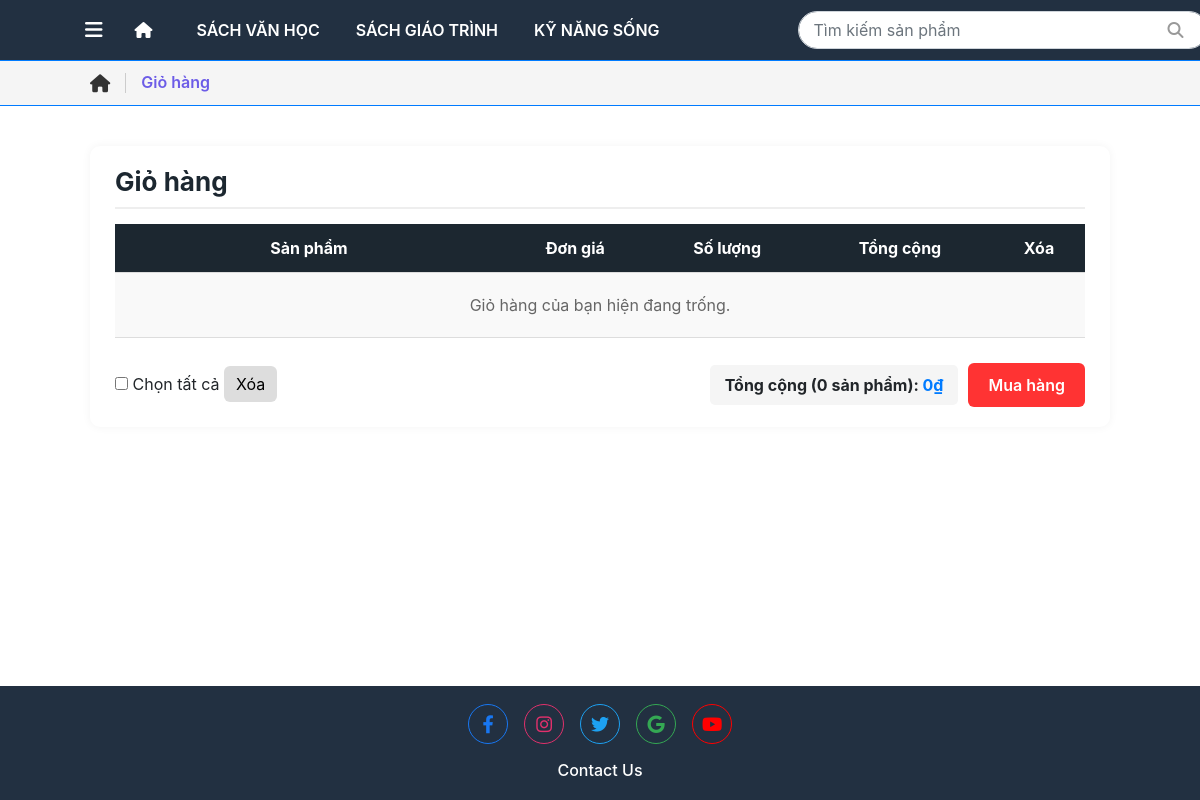
The app's page /cart/ (signed in), older data.
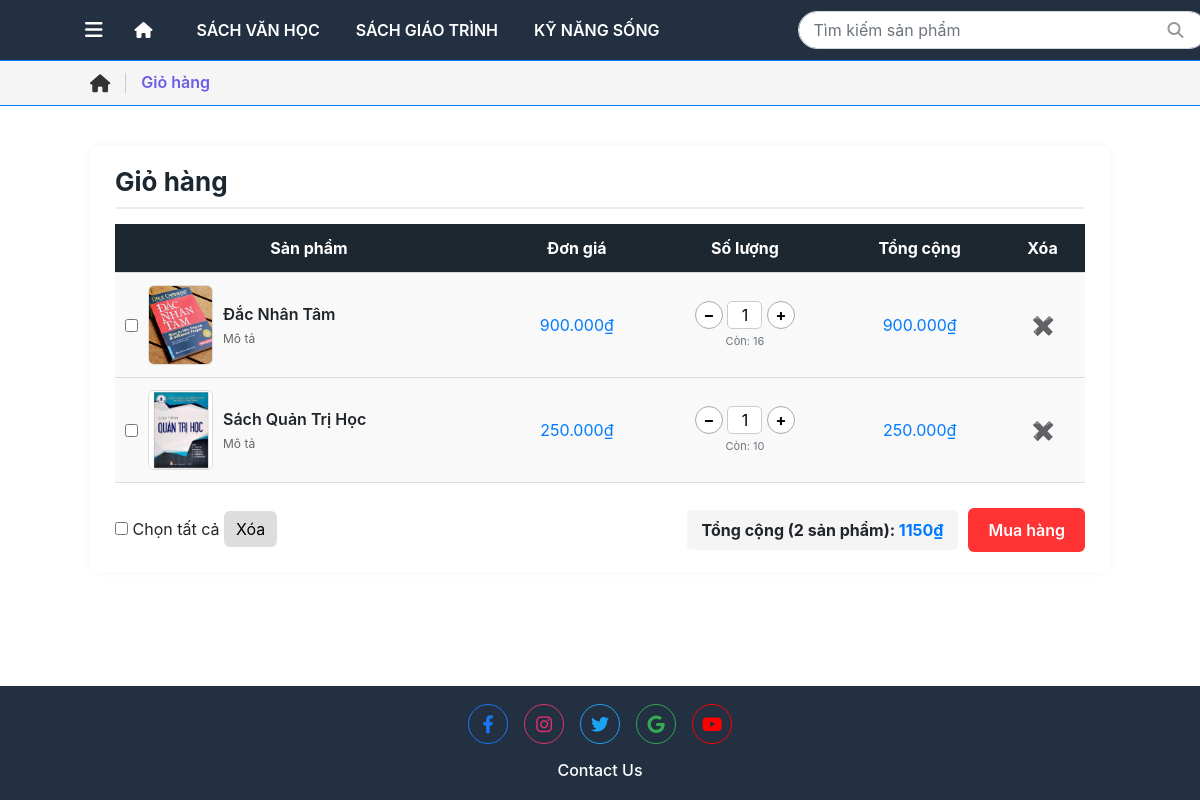
The same page, newer data.
### booksale_app/models.py (models this page shows, shortened)
class Product(models.Model):
    product_name = models.CharField(
        max_length = 255,
        blank=False, null=False,
        help_text = "Tên sản phẩm"
    )
    description = models.TextField(
        blank=False, null=False,
        help_text = "Mô tả"
    )
    image = models.ImageField(upload_to='products/', null=True, blank=True)
    cost_price = models.DecimalField(
        max_digits=10,
        decimal_places=3
    )
    sell_price = models.DecimalField(
        max_digits=10,
        decimal_places=3
    )
    quantity = models.PositiveIntegerField(default=0)
    publisher = models.ForeignKey(
        Publisher,
        on_delete=models.CASCADE
    )
    category = models.ForeignKey(
        Category,
        on_delete=models.CASCADE
    )
    genre = models.ManyToManyField(
        'Genre',
        through="Genre_Item")
    cart = models.ManyToManyField(
        'Cart',
        through='Cart_Item'
    )
    order = models.ManyToManyField(
        'Order',
         through="Order_Item"
    )

class Cart_Item(models.Model):
    product = models.ForeignKey(
        Product,
        on_delete=models.PROTECT)
    cart = models.ForeignKey(
        Cart,
        on_delete=models.CASCADE)
    quantity = models.PositiveIntegerField(default=0)
    unit_price = models.DecimalField(
        max_digits=10,
        decimal_places=3
    )
    added_at = models.DateTimeField(auto_now_add=True)

### booksale_app/views/user_view/cart.py (the view)
# urls.py: path('cart/', views.cart, name='cart'),
@login_required(login_url="/accounts/login/kh/")
@group_required('KH', login_url="/accounts/login/kh/")
def cart(request):
    if not request.user.is_authenticated:
        return render(request, 'user_temp/cart/cart.html', {
            'giohang': [],
            'tong_cong': 0
        })
    customer, created = Customer.objects.get_or_create(
        user=request.user,
        defaults={
            'cust_name': request.user.get_full_name() or request.user.username,
            'email': request.user.email or '',
            'phone': '',
            'address': '',
            'dob': timezone.now().date()
        }
    )
    cart, created = Cart.objects.get_or_create(customer=customer)
    cart_items = Cart_Item.objects.filter(cart=cart).select_related('product')
    giohang = []
    tong_cong = 0
    for item in cart_items:
        item_total = item.unit_price * item.quantity
        tong_cong += item_total
        image_name = 'image.jpg'  # default
        if item.product.image:
            image_path = str(item.product.image)
            if '/' in image_path:
                image_name = image_path.split('/')[-1]
            else:
                image_name = image_path
        giohang.append({
            'id': item.id,
            'ten': item.product.product_name,
            'dongia': item.unit_price,
            'soluong': item.quantity,
            'tong': item_total,  # Tổng tiền = đơn giá * số lượng
            'hinhanh': image_name,
            'product_id': item.product.id,
            'cart_item_id': item.id,
            'max_quantity': item.product.quantity,  # Số lượng tối đa có sẵn
            'image': item.product.image
        })
    return render(request, 'user_temp/cart/cart.html', {
        'giohang': giohang,
        'tong_cong': int(tong_cong),
    })

### booksale_app/context_processors.py (called while the page is built)
def categories_and_cart(request):
    context = {
        'categories': Category.objects.all()[:3],  # Lấy 3 categories đầu tiên cho menu
        'cart_count': 0
    }
    if request.user.is_authenticated:
        try:
            customer = Customer.objects.get(user=request.user)
            cart = Cart.objects.filter(customer=customer).first()
            if cart:
                cart_count = Cart_Item.objects.filter(cart=cart).aggregate(
                    total=Sum('quantity')
                )['total'] or 0
                context['cart_count'] = int(cart_count) if cart_count else 0
        except (Customer.DoesNotExist, AttributeError):
            context['cart_count'] = 0
    return context

def global_user_context(request):
    user = request.user
    is_kh = False
    role = None
    if user.is_authenticated:
        is_kh = user.groups.filter(name="KH").exists()
        if user.groups.filter(name="NVBH").exists():
            role = "NVBH"
        elif user.groups.filter(name="NVTK").exists():
            role = "NVTK"
    return {
        "is_kh": is_kh,
        "role": role,
    }

### booksale_app/templates/user_temp/cart/cart.html (shortened to what this page needs)
{% extends 'user_temp/base.html' %} {% load static %} {% block content %}
<div class="breadcrumb-bar">
    <div class="breadcrumb-content">
        <a href="/" class="breadcrumb-home">
            <i class="fas fa-home"></i>
        </a>
        <h2 class="breadcrumb-title">Giỏ hàng</h2>
    </div>
</div>
<div class="cart-container">
    <h2 class="cart-title">Giỏ hàng</h2>
    <table class="cart-table">
        <thead>
            <tr>
                <th style="width: 40%">Sản phẩm</th>
                <th>Đơn giá</th>
                <th>Số lượng</th>
                <th>Tổng cộng</th>
                <th>Xóa</th>
            </tr>
        </thead>
        <tbody>
            {% if giohang %} {% for sp in giohang %}
            <tr id="row-{{ sp.id }}">
                <td data-label="">
                    <div class="product-info">
                        <input type="checkbox" class="item-checkbox" value="{{ sp.id }}" data-item-id="{{ sp.id }}" />
                        <img src="{{ sp.image.url }}" alt="{{ sp.ten }}" />
                        <div class="product-details">
                            <div class="product-name">{{ sp.ten }}</div>
                            <div class="product-description">Mô tả</div>
                        </div>
                    </div>
                </td>
                <td data-label="Đơn giá" id="dongia-{{ sp.id }}" style="color: #007bff" data-value="{{ sp.dongia }}">
                    {{ sp.dongia }}₫
                </td>
                <td data-label="Số lượng">
                    <button class="qty-btn giam" data-id="{{ sp.id }}" data-max="{{ sp.max_quantity }}">−</button>
                    <input
                        type="text"
                        id="soluong-{{ sp.id }}"
                        name="quantity_{{ sp.id }}"
                        class="qty-input"
                        value="{{ sp.soluong }}"
                        data-max="{{ sp.max_quantity }}"
                        data-item-id="{{ sp.id }}"
                        readonly
                    />
                    <button class="qty-btn tang" data-id="{{ sp.id }}" data-max="{{ sp.max_quantity }}">+</button>
                    <small class="text-muted" style="display: block; font-size: 11px; margin-top: 4px"
                        >Còn: {{ sp.max_quantity }}</small
                    >
                </td>
                <td data-label="Tổng" id="tong-{{ sp.id }}" style="color: #007bff" data-value="{{ sp.tong }}">
                    {{ sp.tong }}₫
                </td>
                <td data-label=""><button class="delete-btn xoa-item" data-item-id="{{ sp.id }}">✖</button></td>
            </tr>
            {% endfor %} {% else %}
            <tr>
                <td colspan="5" style="padding: 20px; color: #666">Giỏ hàng của bạn hiện đang trống.</td>
            </tr>
            {% endif %}
        </tbody>
    </table>
    <div class="cart-footer">
        <div>
            <input type="checkbox" id="chon-tat-ca" /> <label for="chon-tat-ca">Chọn tất cả</label>
            <button id="xoa-da-chon">Xóa</button>
        </div>
        <div style="display: flex; align-items: center; gap: 10px">
            <div class="total-text">
                Tổng cộng ({{ giohang|length }} sản phẩm):
                <span id="tong-cong" class="total-price" data-value="{{ tong_cong }}">{{ tong_cong }}₫</span>
            </div>
            <form method="POST" action="{% url 'proceed_to_order' %}" id="proceed-to-order-form" style="margin: 0">
                <button type="submit" class="btn-buy">Mua hàng</button>
            </form>
        </div>
    </div>
</div>
{% endblock %}

Row changes from the older to the newer data that the page shows:
now on this page (row unchanged): Product: ten "Đắc Nhân Tâm"
added Cart_Item: dongia "900.000"
now on this page (row unchanged): Product: ten "Sách Quản Trị Học"
added Cart_Item: dongia "250.000"
Text that changed along with them:
{{ giohang|length }}: "0" → "2"
{{ tong_cong }}: 0 → 1150 (drawn)
{{ tong_cong }}: "0" → "1150"
new list line: "☐ Mô tả ₫ − 1 + Còn: 16 900.000 ₫"
new list line: "☐ Mô tả ₫ − 1 + Còn: 10 250.000 ₫"
text no longer shown: "Giỏ hàng của bạn hiện đang trống."
